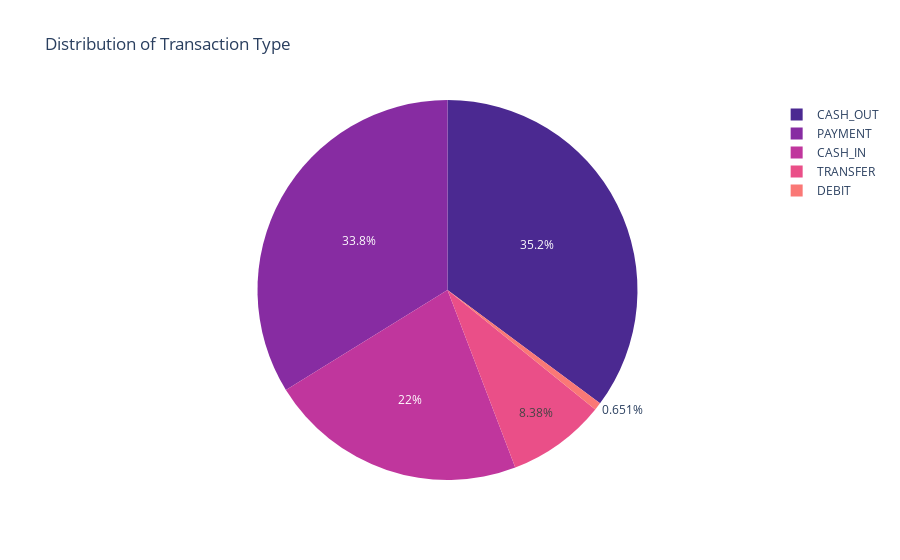

Write notebook code for a chart like this one.
### Markdown cell above
So this dataset does not have any null values. Let’s have a look at the

## Type of transaction mentioned in the dataset:

### Code cell
# Exploring transaction type
print(data.type.value_counts())

type = data["type"].value_counts()
transactions = type.index
quantity = type.values

figure = px.pie(data, 
             values=quantity, 
             names=transactions,
             color_discrete_sequence=px.colors.sequential.Agsunset, 
             title="Distribution of Transaction Type")
figure.show()

type_counts = data['type'].value_counts()

# Create the pie chart
fig, ax = plt.subplots()
ax.pie(type_counts.values, labels=type_counts.index, autopct='%1.1f%%', startangle=90)
ax.axis('equal')
ax.set_title('Distribution of Transaction Type')

plt.show()

### Figure 1 — Plotly figure (JSON) as saved in the notebook; plotly's stock layout.template omitted (floating-point values rounded to 4 significant figures)
{"data": [{"domain": {"x": [0, 1], "y": [0, 1]}, "hovertemplate": "label=%{label}<br>value=%{value}<extra></extra>", "labels": ["CASH_OUT", "PAYMENT", "CASH_IN", "TRANSFER", "DEBIT"], "legendgroup": "", "name": "", "showlegend": true, "type": "pie", "values": [2237500, 2151495, 1399284, 532909, 41432]}], "layout": {"legend": {"tracegroupgap": 0}, "piecolorway": ["rgb(75, 41, 145)", "rgb(135, 44, 162)", "rgb(192, 54, 157)", "rgb(234, 79, 136)", "rgb(250, 120, 118)", "rgb(246, 169, 122)", "rgb(237, 217, 163)"], "title": {"text": "Distribution of Transaction Type"}}}
